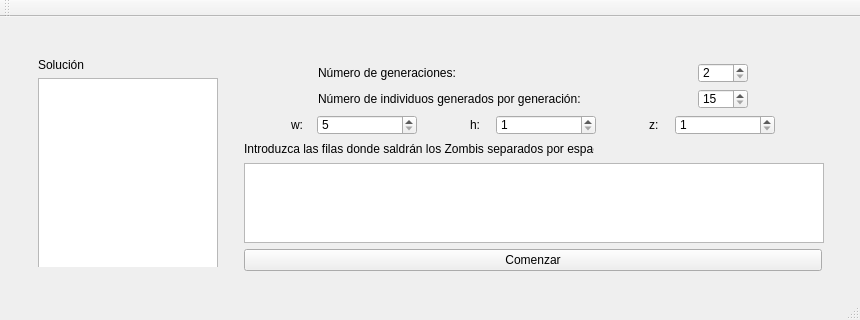
<?xml version="1.0" encoding="UTF-8"?>
<ui version="4.0">
 <class>IA_PlantsvsZombies</class>
 <widget class="QMainWindow" name="IA_PlantsvsZombies">
  <property name="geometry">
   <rect>
    <x>0</x>
    <y>0</y>
    <width>860</width>
    <height>320</height>
   </rect>
  </property>
  <property name="minimumSize">
   <size>
    <width>860</width>
    <height>320</height>
   </size>
  </property>
  <property name="windowTitle">
   <string>IA Plants vs Zombies</string>
  </property>
  <widget class="QWidget" name="centralWidget">
   <layout class="QHBoxLayout" name="horizontalLayout_7">
    <item>
     <layout class="QHBoxLayout" name="horizontalLayout_9">
      <item>
       <widget class="QWidget" name="widget_2" native="true">
        <property name="minimumSize">
         <size>
          <width>0</width>
          <height>220</height>
         </size>
        </property>
        <property name="maximumSize">
         <size>
          <width>200</width>
          <height>220</height>
         </size>
        </property>
        <layout class="QFormLayout" name="formLayout">
         <property name="fieldGrowthPolicy">
          <enum>QFormLayout::AllNonFixedFieldsGrow</enum>
         </property>
         <item row="1" column="0">
          <widget class="QPlainTextEdit" name="plainTextEdit_2">
           <property name="minimumSize">
            <size>
             <width>180</width>
             <height>190</height>
            </size>
           </property>
           <property name="maximumSize">
            <size>
             <width>180</width>
             <height>190</height>
            </size>
           </property>
           <property name="plainText">
            <string/>
           </property>
          </widget>
         </item>
         <item row="0" column="0">
          <widget class="QLabel" name="label">
           <property name="text">
            <string>Solución</string>
           </property>
          </widget>
         </item>
        </layout>
       </widget>
      </item>
      <item>
       <widget class="QWidget" name="widget" native="true">
        <property name="minimumSize">
         <size>
          <width>600</width>
          <height>250</height>
         </size>
        </property>
        <property name="maximumSize">
         <size>
          <width>600</width>
          <height>250</height>
         </size>
        </property>
        <layout class="QGridLayout" name="gridLayout">
         <item row="0" column="0">
          <widget class="QLabel" name="Error">
           <property name="text">
            <string/>
           </property>
          </widget>
         </item>
         <item row="1" column="0">
          <layout class="QGridLayout" name="gridLayout_2">
           <item row="2" column="0">
            <layout class="QHBoxLayout" name="horizontalLayout_6">
             <item>
              <layout class="QHBoxLayout" name="horizontalLayout_3">
               <item>
                <widget class="QLabel" name="label_3">
                 <property name="maximumSize">
                  <size>
                   <width>20</width>
                   <height>50</height>
                  </size>
                 </property>
                 <property name="text">
                  <string>w:</string>
                 </property>
                </widget>
               </item>
               <item>
                <widget class="QSpinBox" name="w">
                 <property name="maximumSize">
                  <size>
                   <width>100</width>
                   <height>20</height>
                  </size>
                 </property>
                 <property name="minimum">
                  <number>5</number>
                 </property>
                 <property name="maximum">
                  <number>10000</number>
                 </property>
                </widget>
               </item>
              </layout>
             </item>
             <item>
              <layout class="QHBoxLayout" name="horizontalLayout_4">
               <item>
                <widget class="QLabel" name="label_4">
                 <property name="maximumSize">
                  <size>
                   <width>20</width>
                   <height>50</height>
                  </size>
                 </property>
                 <property name="text">
                  <string>h:</string>
                 </property>
                </widget>
               </item>
               <item>
                <widget class="QSpinBox" name="h">
                 <property name="maximumSize">
                  <size>
                   <width>100</width>
                   <height>20</height>
                  </size>
                 </property>
                 <property name="minimum">
                  <number>1</number>
                 </property>
                 <property name="maximum">
                  <number>10000</number>
                 </property>
                 <property name="value">
                  <number>1</number>
                 </property>
                </widget>
               </item>
              </layout>
             </item>
             <item>
              <layout class="QHBoxLayout" name="horizontalLayout_5">
               <item>
                <widget class="QLabel" name="label_5">
                 <property name="maximumSize">
                  <size>
                   <width>20</width>
                   <height>50</height>
                  </size>
                 </property>
                 <property name="text">
                  <string>z:</string>
                 </property>
                </widget>
               </item>
               <item>
                <widget class="QSpinBox" name="z">
                 <property name="maximumSize">
                  <size>
                   <width>100</width>
                   <height>20</height>
                  </size>
                 </property>
                 <property name="minimum">
                  <number>1</number>
                 </property>
                 <property name="maximum">
                  <number>10000</number>
                 </property>
                </widget>
               </item>
              </layout>
             </item>
            </layout>
           </item>
           <item row="5" column="0">
            <layout class="QHBoxLayout" name="horizontalLayout_2">
             <item>
              <widget class="QPushButton" name="pushButton">
               <property name="text">
                <string>Comenzar</string>
               </property>
              </widget>
             </item>
            </layout>
           </item>
           <item row="3" column="0">
            <widget class="QLabel" name="label_6">
             <property name="maximumSize">
              <size>
               <width>350</width>
               <height>50</height>
              </size>
             </property>
             <property name="text">
              <string>Introduzca las filas donde saldrán los Zombis separados por espacio:</string>
             </property>
            </widget>
           </item>
           <item row="4" column="0">
            <widget class="QPlainTextEdit" name="plainTextEdit">
             <property name="minimumSize">
              <size>
               <width>580</width>
               <height>80</height>
              </size>
             </property>
             <property name="maximumSize">
              <size>
               <width>580</width>
               <height>80</height>
              </size>
             </property>
             <property name="plainText">
              <string/>
             </property>
            </widget>
           </item>
           <item row="0" column="0">
            <layout class="QHBoxLayout" name="horizontalLayout_8">
             <item>
              <widget class="QLabel" name="label_7">
               <property name="maximumSize">
                <size>
                 <width>300</width>
                 <height>50</height>
                </size>
               </property>
               <property name="text">
                <string>Número de generaciones:</string>
               </property>
              </widget>
             </item>
             <item>
              <widget class="QSpinBox" name="generacion">
               <property name="maximumSize">
                <size>
                 <width>50</width>
                 <height>20</height>
                </size>
               </property>
               <property name="minimum">
                <number>2</number>
               </property>
              </widget>
             </item>
            </layout>
           </item>
           <item row="1" column="0">
            <layout class="QHBoxLayout" name="horizontalLayout">
             <item>
              <widget class="QLabel" name="label_2">
               <property name="maximumSize">
                <size>
                 <width>300</width>
                 <height>50</height>
                </size>
               </property>
               <property name="text">
                <string>Número de individuos generados por generación:</string>
               </property>
              </widget>
             </item>
             <item>
              <widget class="QSpinBox" name="spinBox">
               <property name="maximumSize">
                <size>
                 <width>50</width>
                 <height>20</height>
                </size>
               </property>
               <property name="minimum">
                <number>15</number>
               </property>
               <property name="value">
                <number>15</number>
               </property>
              </widget>
             </item>
            </layout>
           </item>
          </layout>
         </item>
        </layout>
       </widget>
      </item>
     </layout>
    </item>
   </layout>
  </widget>
  <widget class="QMenuBar" name="menuBar">
   <property name="geometry">
    <rect>
     <x>0</x>
     <y>0</y>
     <width>860</width>
     <height>21</height>
    </rect>
   </property>
  </widget>
  <widget class="QToolBar" name="mainToolBar">
   <attribute name="toolBarArea">
    <enum>TopToolBarArea</enum>
   </attribute>
   <attribute name="toolBarBreak">
    <bool>false</bool>
   </attribute>
  </widget>
  <widget class="QStatusBar" name="statusBar"/>
 </widget>
 <layoutdefault spacing="6" margin="11"/>
 <resources/>
 <connections/>
</ui>
